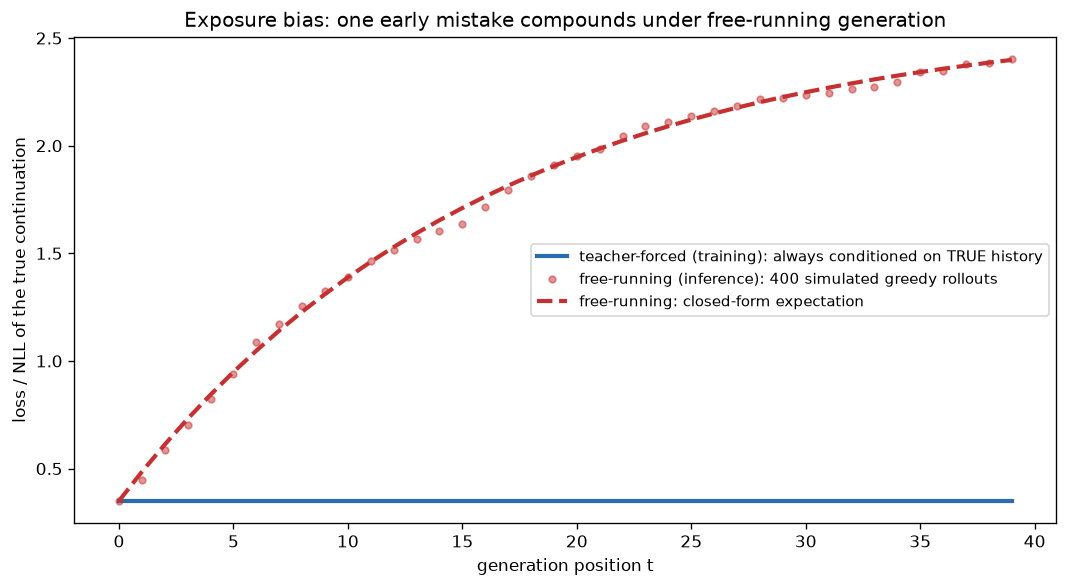

Here is the Python script that generated this plot:
"""
Day 68 - GPT & Causal LM
Exposure bias, made mechanical: a causal LM is trained with teacher forcing --
every prediction is conditioned on the TRUE previous token, so its per-step
loss is flat, bounded by how well it fits P(x_t | x_{t-1}) on real data. At
inference it must condition on its OWN previous output instead. The instant
it makes one mistake, every later prediction is conditioned on a token
sequence the model never saw during training (an out-of-distribution
context) -- so its error rate from that point on jumps, and once derailed it
tends to stay derailed. Simulated directly below via many independent greedy
rollouts, matching the classic Bengio et al. scheduled-sampling argument.
"""
import numpy as np
import matplotlib.pyplot as plt

N_STEPS = 40
N_TRIALS = 400
EPS_ON_TRACK = 0.06   # per-step error prob when conditioned on the TRUE previous token (in-distribution)
NLL_ON_TRACK = 0.35   # loss when correctly conditioned -- what teacher-forced training actually optimizes
NLL_DERAILED = 2.6    # loss once conditioned on the model's own earlier mistake (out-of-distribution context)

# ---- teacher-forced: ALWAYS conditioned on the true previous token, every step, forever ----
teacher_forced_loss = np.full(N_STEPS, NLL_ON_TRACK)

# ---- free-running: simulate many independent greedy rollouts. Each stays "on
#      track" until its first mistake (prob EPS_ON_TRACK per step); after that,
#      every later step is conditioned on a self-generated, wrong token ----
rng = np.random.default_rng(42)
derail_step = rng.geometric(EPS_ON_TRACK, size=N_TRIALS)  # step index of first mistake, per rollout
free_running_loss = np.zeros(N_STEPS)
for t in range(N_STEPS):
    on_track = derail_step > t  # still on track at step t -> hasn't derailed yet
    free_running_loss[t] = on_track.mean() * NLL_ON_TRACK + (~on_track).mean() * NLL_DERAILED

# closed-form expectation, for reference: P(on track at t) = P(derail_step > t)
p_on_track = (1 - EPS_ON_TRACK) ** np.arange(N_STEPS)
free_running_expected = p_on_track * NLL_ON_TRACK + (1 - p_on_track) * NLL_DERAILED

fig, ax = plt.subplots(figsize=(9, 5))
steps = np.arange(N_STEPS)
ax.plot(steps, teacher_forced_loss, color="#2b6cb0", linewidth=2.5,
        label="teacher-forced (training): always conditioned on TRUE history")
ax.plot(steps, free_running_loss, "o", color="#c53030", alpha=0.5, markersize=4,
        label=f"free-running (inference): {N_TRIALS} simulated greedy rollouts")
ax.plot(steps, free_running_expected, color="#c53030", linewidth=2.5, linestyle="--",
        label="free-running: closed-form expectation")
ax.set_xlabel("generation position t")
ax.set_ylabel("loss / NLL of the true continuation")
ax.set_title("Exposure bias: one early mistake compounds under free-running generation")
ax.legend(fontsize=9, loc="center right")
plt.tight_layout()
plt.savefig("graph_DAY_68.png", dpi=120, bbox_inches="tight")

print("teacher-forced loss (flat):", teacher_forced_loss[-1])
print("free-running loss at t=39:", free_running_loss[-1])
